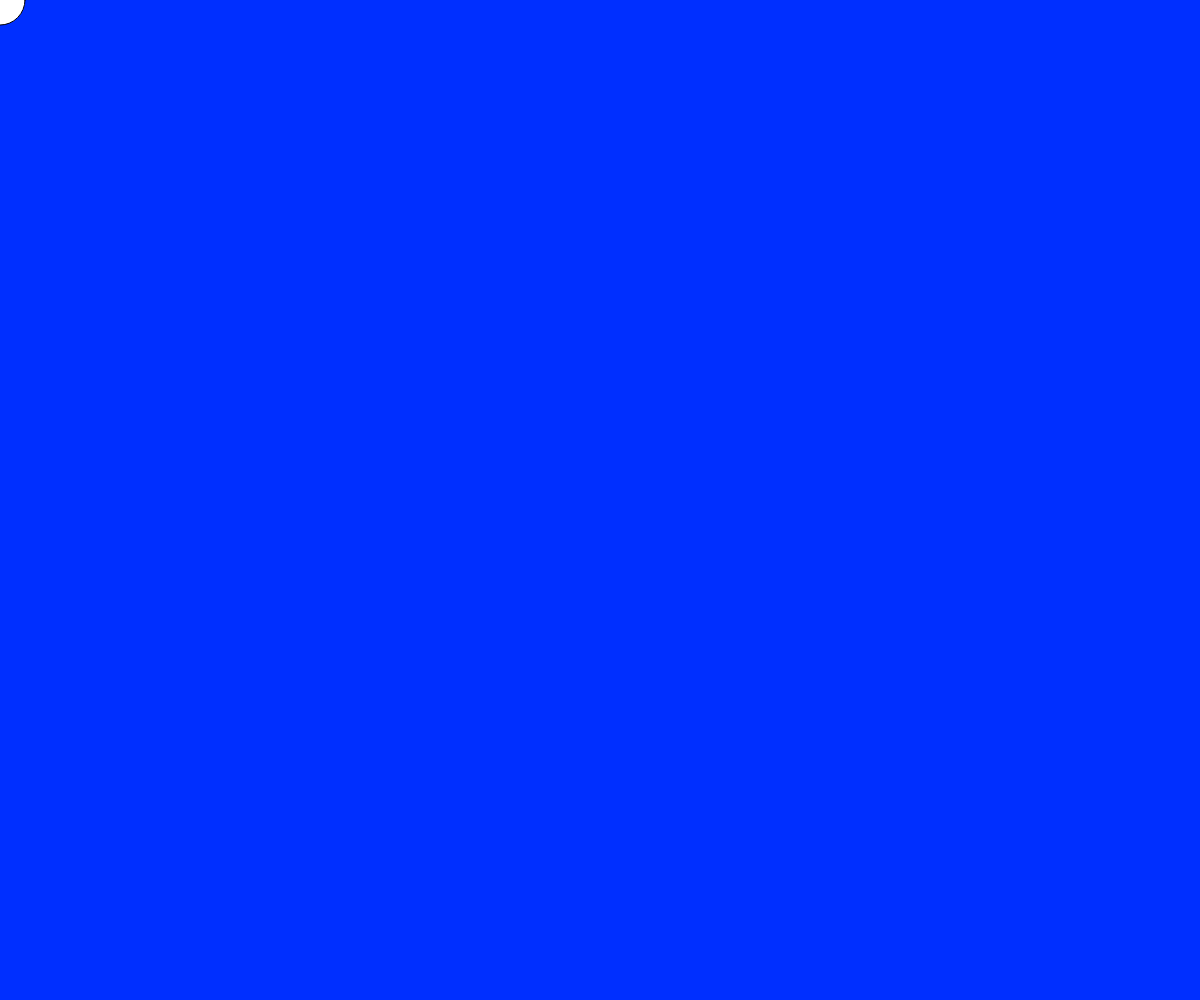
Frame 1 (no input)
Frame 60 (no input): identical to frame 1, image omitted
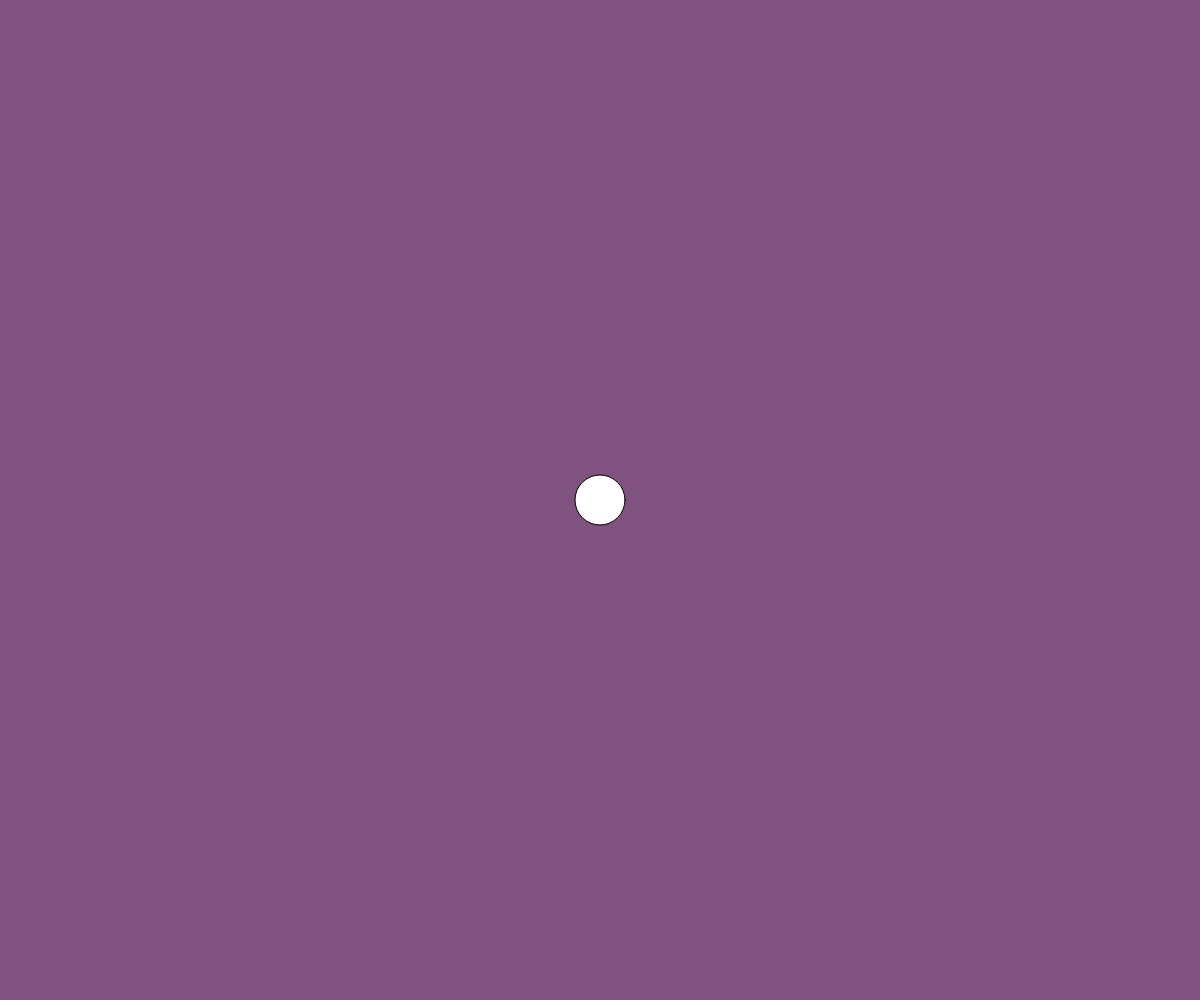
Frame 120 (the mouse pressed at the canvas centre since frame 60)

The p5.js sketch that drew these frames (run headless with seeded random() and noise() and a simulated clock; from frame 60 on, the mouse is pressed at the canvas centre):

// p5.js sketch
// ── sketch.js

var r = 0;
var g = 50;
var b=255;

// INITIALIZE ALL YOUR VARIABLES
// Ideally you would create 3 variables. red blue green or r, g, b


function setup(){

  createCanvas(windowWidth,windowHeight);
}


function draw(){
  r= map(mouseX,0,1200,0,255);
  g= map(mouseX,50,900,50,100);
  b = map(mouseX,0,1200,255,0);
  background(r,g,b);
  fill(255);
   ellipse(mouseX,mouseY,50,50);

  // change the value of Red based on the mouse movement about the X axis
  // change the value of Green based on the mouse movement about the X axis
  // change the value of Blue based on the mouse movement about the X axis

  // Use the map() function to do so. 

  // Pass the values to the background() function you have learnt previously.

  // Create an ellipse that will move around with you mouse about the X axis.
  // Remember to fill the canvas with white paint before creating the ellipse.
}
